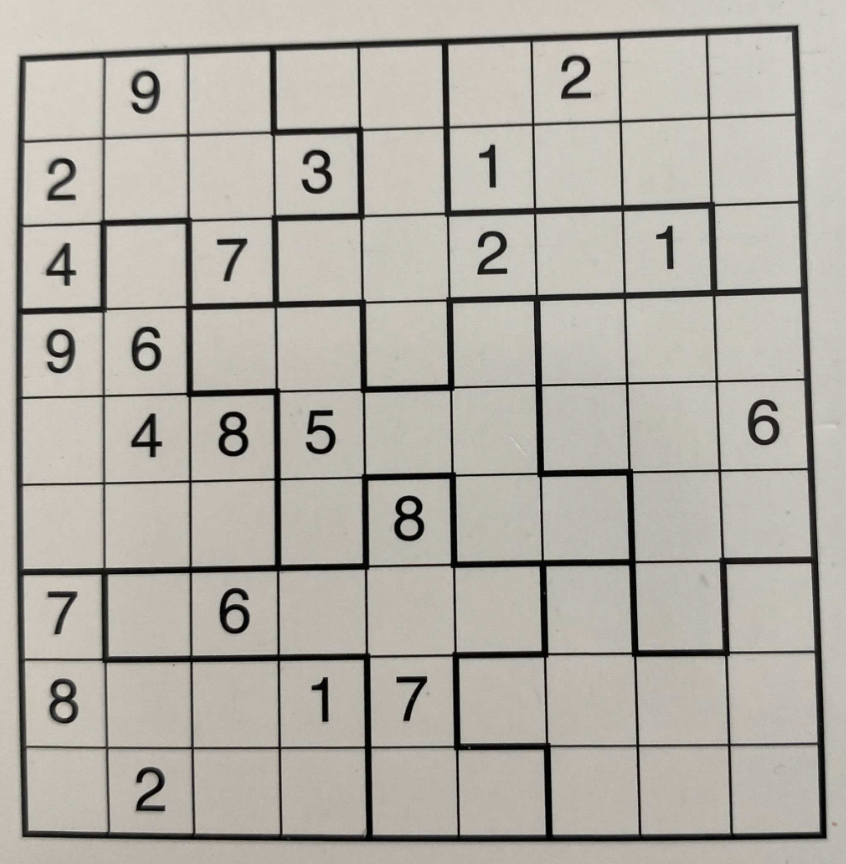
#> input picture sudoku-example.png, 846 x 864 px
$ python ocr.py
#> lines starting #> are read from the running program, lines starting #| are printed output that depends on the picture; after the words box and inside, x2 and y2 are one past the last pixel; in counts of white or black regions, pixels touching at a corner belong together
import cv2
import numpy as np
from imutils import contours
import pytesseract
from itertools import *
from collections import *
from sudoku import Sudoku

filename = 'sudoku-example.png'
image = cv2.imread(filename, 0)
#> image: shape (864, 846); min 0, max 217, mean 173.1

image = cv2.threshold(image, 0, 255, cv2.THRESH_BINARY | cv2.THRESH_OTSU)[1]
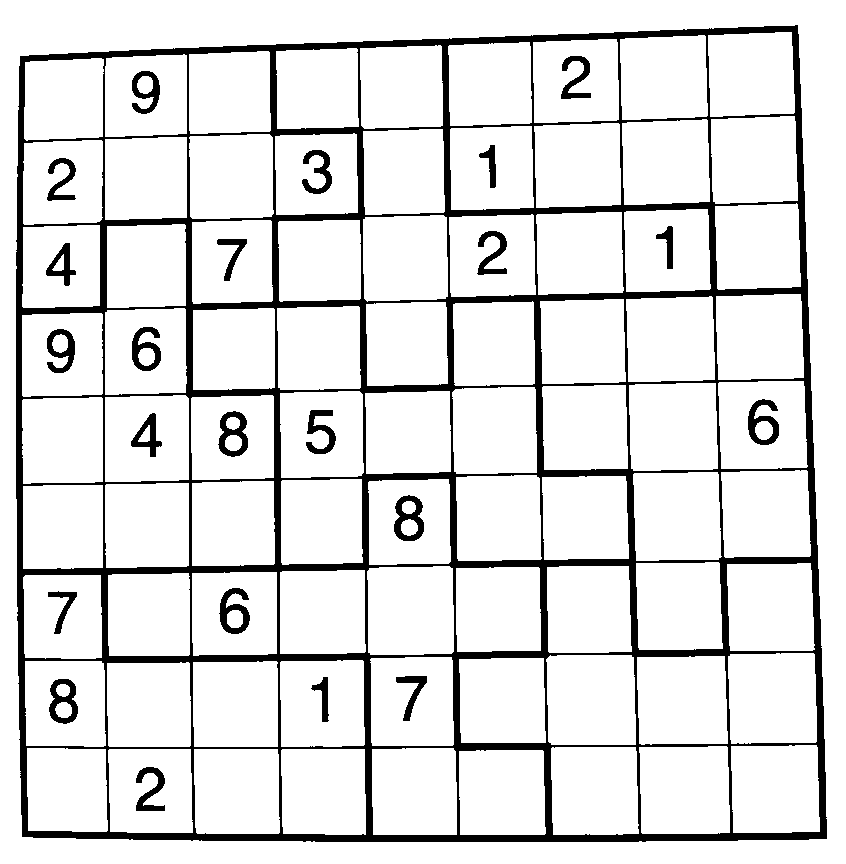
#> image: shape (864, 846); 88.6% white; 23 black regions

cnts = cv2.findContours(image, cv2.RETR_TREE, cv2.CHAIN_APPROX_SIMPLE)
#> cnts = 118 contours; largest, box (x1, y1, x2, y2) and area: (0, 0, 846, 864) 729235, (15, 24, 828, 843) 638918, (546, 655, 636, 745) 7696, (728, 653, 817, 744) 7622, (637, 656, 728, 745) 7570
cnts = cnts[0] if len(cnts) == 2 else cnts[1]

cnts = [c for c in cnts if 5000 <= cv2.contourArea(c) <= 9999]
#> cnts = 81 contours; largest, box (x1, y1, x2, y2) and area: (546, 655, 636, 745) 7696, (728, 653, 817, 744) 7622, (637, 656, 728, 745) 7570, (639, 746, 730, 834) 7551, (629, 383, 718, 471) 7380

grid = []

cnts, _ = contours.sort_contours(cnts, method="top-to-bottom")

grid.append([*'+-----------------+'])
for i,cnt_row in enumerate(zip(*[iter(cnts)] * 9)):
  cnt_row, _ = contours.sort_contours(cnt_row, method="left-to-right")
  print('...')
  if i != 0:
    row = []
    for c in cnt_row:
      x,y,w,h = cv2.boundingRect(c)
      x,y = x+5, y+5
      w,h = w-10,h-10
      line_size_top = max(len([*v]) for k,v in groupby(*zip(*image[y-15:y, x+w//2:x+w//2+1])) if k==0)
      top = ' ' if line_size_top <= 4 else '-'
      row.append(top)
      row.append(' ')
    row.pop()
    grid.append(['|'] + row + ['|'])

  row = []

  for c in cnt_row:
    x,y,w,h = cv2.boundingRect(c)
    x,y = x+5, y+5
    w,h = w-10,h-10
    line_size_left = max(len([*v]) for k,v in groupby(*image[y+h//2:y+h//2+1, x-15:x]) if k==0)

    left = ' ' if line_size_left <= 4 else '|'
    row.append(left)

    ROI = image[y:y+h, x:x+w]

#> (the run stopped early here; a loop or call above may not have finished)
